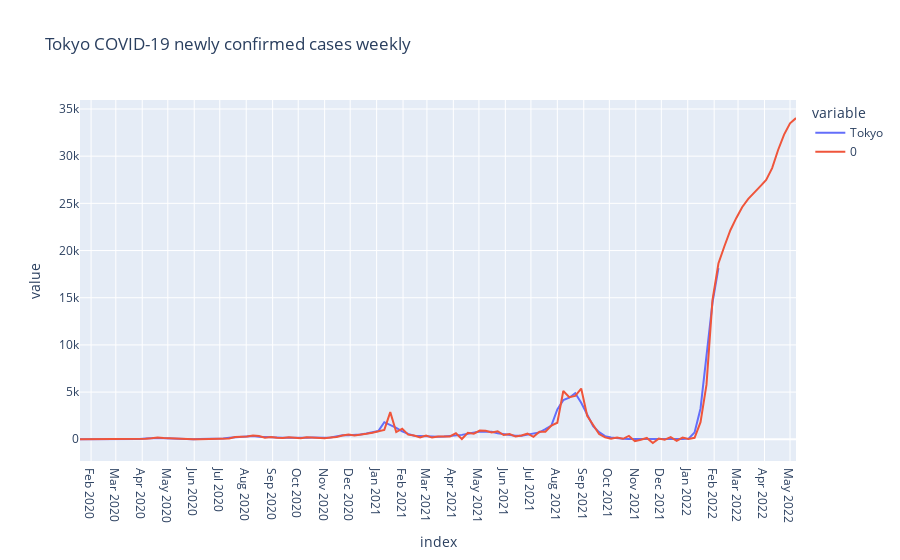

This figure's notebook cell:
### Code cell
ts_forecast = result_tokyo.predict(start=df_gr.index[0], end=df_gr.index[-1]+relativedelta(months=3))
temp_df = df_gr.Tokyo.to_frame()
temp_df = pd.concat([temp_df, ts_forecast])

fig = px.line(temp_df, title='Tokyo COVID-19 newly confirmed cases weekly')
fig.update_layout({
    'xaxis': {
        'dtick': 'M1'
    }
})
fig.show()

### Figure 1 — Plotly figure (JSON) as saved in the notebook; plotly's stock layout.template omitted (floating-point values rounded to 4 significant figures; data arrays with more than 128 entries replaced by an {"elided": "..."} marker saying what was removed)
{"data": [{"hovertemplate": "variable=Tokyo<br>index=%{x}<br>value=%{y}<extra></extra>", "legendgroup": "Tokyo", "line": {"color": "#636efa", "dash": "solid"}, "marker": {"symbol": "circle"}, "mode": "lines", "name": "Tokyo", "orientation": "v", "showlegend": true, "type": "scatter", "x": {"elided": "229 str values"}, "xaxis": "x", "y": {"elided": "229 float values"}, "yaxis": "y"}, {"hovertemplate": "variable=0<br>index=%{x}<br>value=%{y}<extra></extra>", "legendgroup": "0", "line": {"color": "#EF553B", "dash": "solid"}, "marker": {"symbol": "circle"}, "mode": "lines", "name": "0", "orientation": "v", "showlegend": true, "type": "scatter", "x": {"elided": "229 str values"}, "xaxis": "x", "y": {"elided": "229 float values"}, "yaxis": "y"}], "layout": {"autosize": true, "legend": {"title": {"text": "variable"}, "tracegroupgap": 0}, "title": {"text": "Tokyo COVID-19 newly confirmed cases weekly"}, "xaxis": {"anchor": "y", "autorange": true, "domain": [0, 1], "dtick": "M1", "range": ["2020-01-19", "2022-05-08"], "title": {"text": "index"}, "type": "date"}, "yaxis": {"anchor": "x", "autorange": true, "domain": [0, 1], "range": [-2301.0, 35950.0], "title": {"text": "value"}, "type": "linear"}}}
